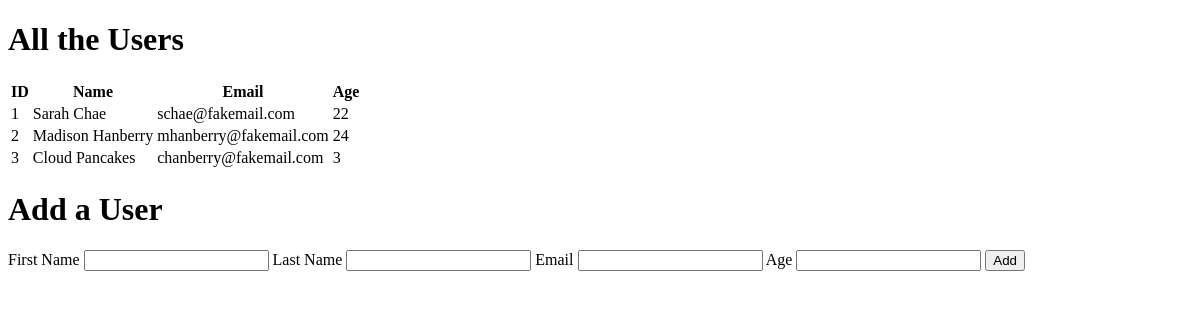
Before: / with the older database file.
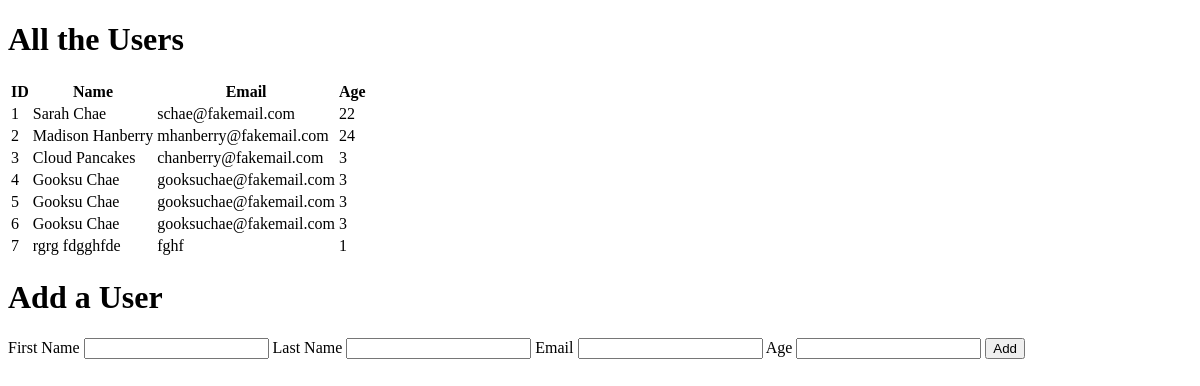
After: the same page with the newer database file.
### main/models.py (models this page shows)
class Users(models.Model):
    first_name = models.CharField(max_length=255)
    last_name = models.CharField(max_length=255)
    email_address = models.CharField(max_length=255)
    age = models.IntegerField()
    created_at = models.DateTimeField(auto_now_add=True)
    updated_at = models.DateTimeField(auto_now=True)

### main/views.py (the view)
# urls.py: path('', views.index),
def index(request):
    for users in Users.objects.all():
        print(users.__dict__)
    context = {
        'all_users': Users.objects.all()
    }
    return render(request, "index.html", context)

### main/templates/index.html (shortened to what this page needs)
<!DOCTYPE html>
<html lang="en">
<head>
</head>
<body>
    <h1>All the Users</h1>
    <table>
        <thead>
            <th>ID</th>
            <th>Name</th>
            <th>Email</th>
            <th>Age</th>
        </thead>
        <tbody>
            {% for users in all_users %}
                <tr>
                    <td>{{users.id}}</td>
                    <td>{{users.first_name}} {{users.last_name}}</td>
                    <td>{{users.email_address}}</td>
                    <td>{{users.age}}</td>
                </tr>
            {% endfor %}
        </tbody>
    </table>
    <h1>Add a User</h1>
    <form action="/process" method="post">
        <label for="first_name">First Name</label>
        <input type="text" name="first_name" id="first_name">
        <label for="last_name">Last Name</label>
        <input type="text" name="last_name" id="last_name">
        <label for="email_address">Email</label>
        <input type="email_address" name="email_address" id="email_address">
        <label for="age">Age</label>
        <input type="number" name="age" id="age">
    <button>Add</button>
    </form>
</body>
</html>

Changed rows visible on the page:
added Users: id "4", first_name "Gooksu", last_name "Chae", email_address "gooksuchae@fakemail.com", age "3"
added Users: id "5", first_name "Gooksu", last_name "Chae", email_address "gooksuchae@fakemail.com", age "3"
added Users: id "6", first_name "Gooksu", last_name "Chae", email_address "gooksuchae@fakemail.com", age "3"
added Users: id "7", first_name "rgrg", last_name "fdgghfde", email_address "fghf", age "1"
